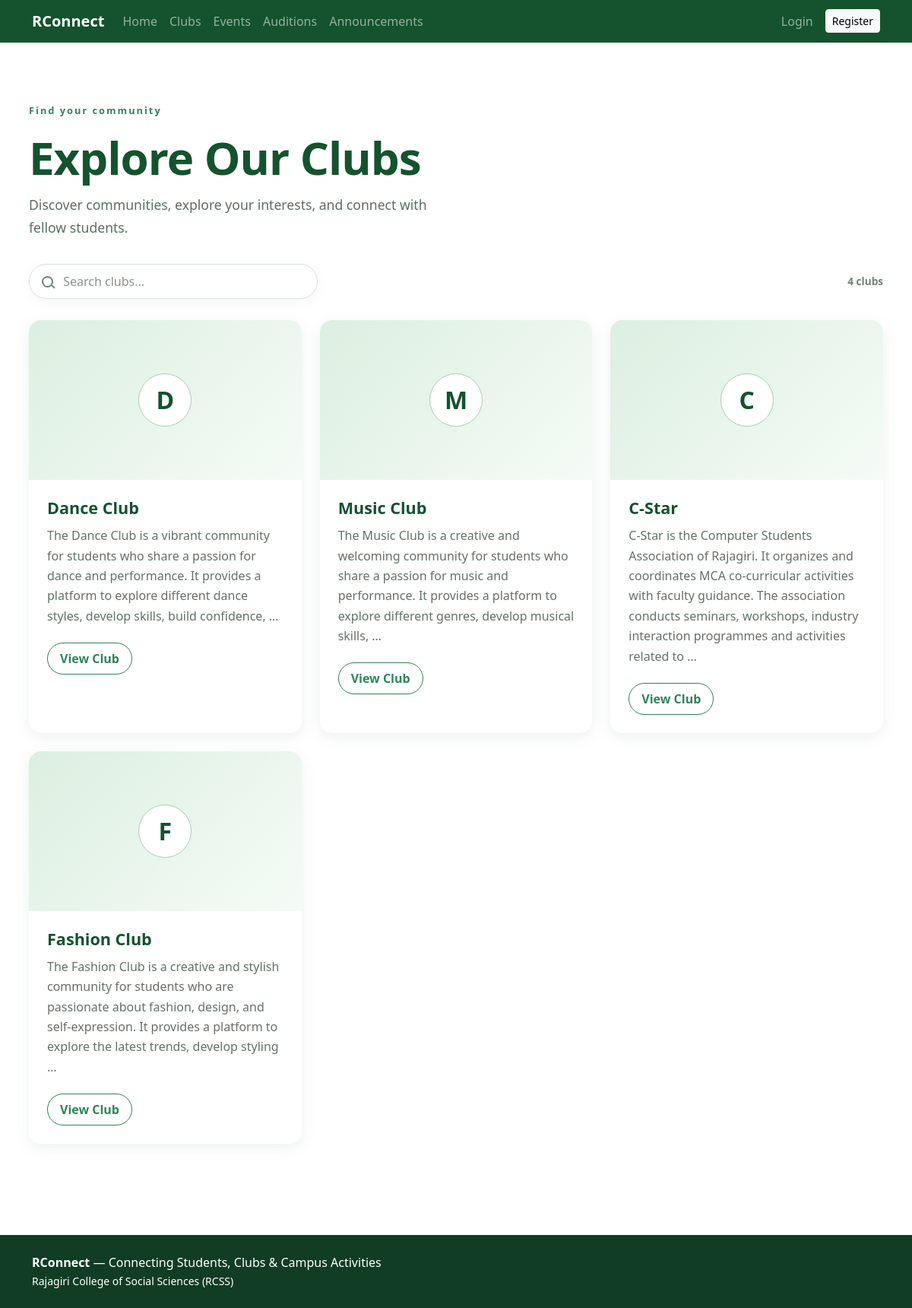
Page /clubs/ on the committed database.
### clubs/models.py (models this page shows, shortened)
class Club(models.Model):
    name = models.CharField(max_length=100, unique=True)
    description = models.TextField(blank=True)
    cover_image = models.ImageField(upload_to="clubs/", blank=True, null=True)
    assigned_admin = models.OneToOneField(settings.AUTH_USER_MODEL, on_delete=models.SET_NULL, null=True, blank=True, related_name="managed_club")
    contact_email = models.EmailField(blank=True)
    contact_phone = models.CharField(max_length=20, blank=True)
    meeting_day = models.CharField(max_length=30, blank=True)
    meeting_time = models.TimeField(null=True, blank=True)
    created_at = models.DateTimeField(auto_now_add=True)

### clubs/views.py (the view)
# urls.py: path("", views.club_list, name="list"),
def club_list(request):
    return render(request, "clubs/list.html", {"clubs": Club.objects.all()})

### core/context_processors.py (called while the page is built)
def notifications(request):
    if not request.user.is_authenticated:
        return {"unread_notification_count": 0}
    return {"unread_notification_count": request.user.notifications.filter(is_read=False).count()}

### templates/clubs/list.html (shortened to what this page needs)
{% extends "base.html" %}
{% block content %}
<div class="clubs-page">
	<section class="clubs-intro">
		<p class="eyebrow">Find your community</p>
		<h1>Explore Our Clubs</h1>
		<p>Discover communities, explore your interests, and connect with fellow students.</p>
	</section>
	{% if clubs %}
	<div class="clubs-toolbar">
		<label class="clubs-search" for="clubSearch"><span class="club-search-icon" aria-hidden="true"></span><input id="clubSearch" type="search" placeholder="Search clubs..." autocomplete="off"></label>
		<span class="clubs-count" aria-live="polite">{{ clubs|length }} clubs</span>
	</div>
	<div class="row g-4 clubs-grid" id="clubsGrid">
		{% for club in clubs %}<div class="col-md-6 col-lg-4 club-result" data-club-name="{{ club.name|lower }}">
			<article class="club-list-card card h-100">
				<div class="club-list-media">{% if club.cover_image %}<img src="{{ club.cover_image.url }}" alt="{{ club.name }}" loading="lazy">{% else %}<div class="club-image-placeholder" aria-label="No image available"><span>{{ club.name|first }}</span></div>{% endif %}</div>
				<div class="club-list-body"><h2>{{ club.name }}</h2><p>{{ club.description|truncatewords:30|default:"No description added yet." }}</p><a class="btn btn-outline-success club-view-button" href="{% url 'clubs:detail' club.pk %}">View Club</a></div>
			</article>
		</div>{% endfor %}
	</div>
	{% else %}<div class="empty clubs-empty">No clubs available yet.</div>{% endif %}
</div>
{% endblock %}

### static/css/style.css (style rules this page uses)
:root { --green:#14532d;--green2:#2f855a;--light:#f3faf5 }
body { background:#fff;color:#17321f;font-family:system-ui,-apple-system,Segoe UI,Roboto,sans-serif }
.eyebrow { letter-spacing:2px;font-size:.8rem;color:var(--green2);font-weight:700 }
.card { border:0;box-shadow:0 5px 20px rgba(20,83,45,.08);border-radius:16px }
.btn-outline-success { color:var(--green2);border-color:var(--green2) }
.clubs-page { margin:0 -0.25rem;padding:1rem 0 2rem }
.clubs-intro { max-width:700px;padding:2.5rem 0 2rem }
.clubs-intro h1 { margin:.35rem 0 .75rem;color:var(--green);font-size:clamp(2.5rem,5vw,4.25rem);font-weight:800;letter-spacing:-1px }
.clubs-intro>p:last-child { max-width:560px;margin:0;color:#5b6f61;font-size:1.1rem;line-height:1.7 }
.clubs-toolbar { display:flex;align-items:center;justify-content:space-between;gap:1rem;margin-bottom:1.75rem }
.clubs-search { display:flex;align-items:center;width:min(100%,380px);min-height:46px;padding:0 1rem;border:1px solid #d9e4db;border-radius:999px;background:#fff;box-shadow:0 4px 16px rgba(20,83,45,.05);transition:border-color .2s ease,box-shadow .2s ease }
.clubs-search input { width:100%;min-width:0;border:0;outline:0;background:transparent;color:#17321f }
.clubs-search input::placeholder { color:#87958b }
.club-search-icon { width:15px;height:15px;margin-right:.7rem;border:2px solid #718276;border-radius:50%;position:relative;flex:0 0 auto }
.club-search-icon:after { content:"";position:absolute;width:6px;height:2px;right:-5px;bottom:-2px;transform:rotate(45deg);background:#718276;border-radius:2px }
.clubs-count { color:#708076;font-size:.85rem;font-weight:700 }
.club-list-card { overflow:hidden;background:#fff;transition:transform .25s ease,box-shadow .25s ease }
.club-list-media { height:210px;overflow:hidden;background:#e6f3e9 }
.club-image-placeholder { display:grid;place-items:center;width:100%;height:100%;background:linear-gradient(135deg,#dcefe1,#f5fbf6);color:var(--green2) }
.club-image-placeholder span { display:grid;place-items:center;width:70px;height:70px;border:1px solid #a8cfb0;border-radius:50%;background:#fff;color:var(--green);font-size:2rem;font-weight:800 }
.club-list-body { display:flex;flex-direction:column;min-height:205px;padding:1.5rem }
.club-list-body h2 { margin:0 0 .65rem;color:var(--green);font-size:1.35rem;font-weight:800 }
.club-list-body p { flex:1;margin-bottom:1.35rem;color:#637267;line-height:1.65 }
.club-view-button { align-self:flex-start;border-radius:999px;padding:.5rem 1rem;font-weight:700;transition:background-color .2s ease,color .2s ease,transform .2s ease }

### rows in the picture
Club: name|first "D", name "Dance Club", description "The Dance Club is a vibrant community for students who share a passion for dance and performance. It provides a platform to explore different dance styles, develop skills, build confidence, …"
Club: name|first "M", name "Music Club", description "The Music Club is a creative and welcoming community for students who share a passion for music and performance. It provides a platform to explore different genres, develop musical skills, …"
Club: name|first "C", name "C-Star", description "C-Star is the Computer Students Association of Rajagiri. It organizes and coordinates MCA co-curricular activities with faculty guidance. The association conducts seminars, workshops, industry interaction programmes and activities related to …"
Club: name|first "F", name "Fashion Club", description "The Fashion Club is a creative and stylish community for students who are passionate about fashion, design, and self-expression. It provides a platform to explore the latest trends, develop styling …"

### other values in the picture
{{ clubs|length }} "4"
